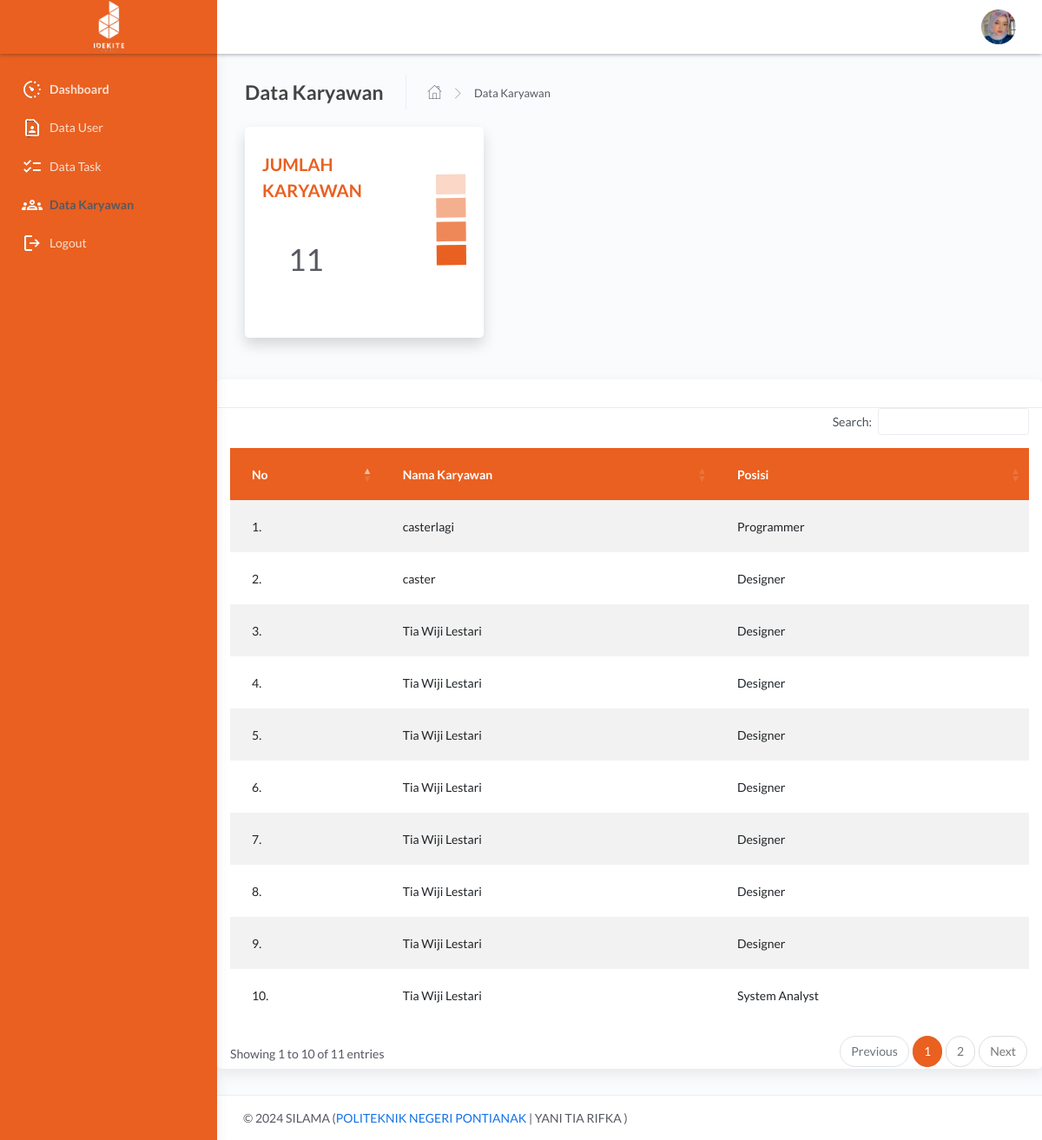
Page /ceo/index.php?page=karyawan (signed in) on the committed database.
### tables this page shows
CREATE TABLE `tb_user` (
  `id_user` int(11) NOT NULL,
  `id_jabatan` int(11) NOT NULL,
  `nama_user` varchar(50) NOT NULL,
  `email` varchar(50) NOT NULL,
  `password` varchar(50) NOT NULL,
  `foto` varchar(11) NOT NULL
);

CREATE TABLE `tb_task` (
  `id_task` int(11) NOT NULL,
  `id_user` int(11) NOT NULL,
  `id_posisi` int(11) NOT NULL,
  `nama_task` varchar(50) NOT NULL,
  `tgl_mulai` date NOT NULL,
  `tgl_selesai` date NOT NULL,
  `status` enum('Not Started','In Progress','Done') NOT NULL
);

CREATE TABLE `tb_posisi` (
  `id_posisi` int(11) NOT NULL,
  `posisi` varchar(50) NOT NULL
);

### ceo/index.php (the view, shortened to what this page needs)
<?php
include '../config/db.php';
?> <script>
<?php
$jumlahKaryawan = mysqli_num_rows(mysqli_query($con, "SELECT * FROM tb_user WHERE id_jabatan='2' "));
$id_login = @$_SESSION['ceo'];
$sql = mysqli_query($con, "SELECT * FROM tb_user
WHERE id_user = '$id_login'") or die(mysqli_error($con));
$data = mysqli_fetch_array($sql);
?>
<!DOCTYPE html>
<html lang="en">
<head>
	<link rel="stylesheet" href="https://cdnjs.cloudflare.com/ajax/libs/twitter-bootstrap/4.5.2/css/bootstrap.css">
	<link rel="stylesheet" href="https://cdn.datatables.net/1.13.7/css/dataTables.bootstrap4.min.css">
	<link rel="stylesheet" href="path/to/bootstrap.css">
	<link rel="stylesheet" href="https://stackpath.bootstrapcdn.com/bootstrap/4.3.1/css/bootstrap.min.css">
	<link rel="stylesheet" href="../assets/css/bootstrap.min.css">
	<link rel="stylesheet" href="../assets/css/atlantis.min.css">
	<link rel="stylesheet" href="../assets/css/demo.css">
</head>
<body>
	<div class="wrapper">
		<div class="main-header">
			<div class="logo-header d-flex justify-content-center align-items-center" style="background-color: #e96020;">
				<a href="index.php" class="logo text-white">
					<img src="../assets/img/ide_kite_logo_black-removebg-preview.png" alt="navbar brand" class="navbar-brand" width="35">
				</a>
				<div class="nav-toggle">
					<button class="btn btn-toggle toggle-sidebar">
					</button>
				</div>
			</div>
			<nav class="navbar  navbar-header navbar-expand-lg  ">
				<div class="container-fluid">
					<ul class="navbar-nav topbar-nav ml-md-auto align-items-center">
						<li class="nav-item dropdown hidden-caret">
							<a class="dropdown-toggle profile-pic" data-toggle="dropdown" href="#" aria-expanded="false">
								<div class="avatar-sm">
									<img src="../assets/img/user/<?= $data['foto'] ?>" alt="foto profil" class="avatar-img rounded-circle">
								</div>
							</a>
						</li>
					</ul>
				</div>
			</nav>
		</div>
		<div class="sidebar sidebar-style-2">
			<div class="sidebar-wrapper " style="background-color: #e96020;">
				<ul class="nav text-white">
					<li class="nav-item">
						<a href="index.php" class="nav-link active">
							<div class="d-flex align-items-center">
								<img src="../assets/img/ICON/ikon_dashboard-removebg-preview.png" alt="Dashboard Icon" width="24" height="24" class="me-2">
								<p class="fw-bold mb-0">Dashboard</p>
							</div>
						</a>
					</li>
					<li class="nav-item <?php echo (isset($_GET['page']) && $_GET['page'] == 'user') ? 'active' : ''; ?>">
						<a href="?page=user" class="nav-link">
							<div class="d-flex align-items-center">
								<img src="../assets/img/ICON/ikon_data_user-removebg-preview.png" alt="User Icon" width="24" height="24" class="me-2">
								<p class="mb-0">Data User</p>
							</div>
						</a>
					</li>
					<li class="nav-item <?php echo (isset($_GET['page']) && $_GET['page'] == 'task') ? 'active' : ''; ?>">
						<a href="?page=task" class="nav-link">
							<div class="d-flex align-items-center">
								<img src="../assets/img/ICON/ikon_data_task-removebg-preview.png" alt="Tasks Icon" width="24" height="24" class="me-2">
								<p class="mb-0">Data Task</p>
							</div>
						</a>
					</li>
					<li class="nav-item <?php echo (isset($_GET['page']) && $_GET['page'] == 'karyawan') ? 'active' : ''; ?>">
						<a href="?page=karyawan" class="nav-link">
							<div class="d-flex align-items-center">
								<img src="../assets/img/ICON/ikon_data_karyawan-removebg-preview.png" alt="Employees Icon" width="24" height="24" class="me-2">
								<p class="mb-0">Data Karyawan</p>
							</div>
						</a>
					</li>
					<li class="nav-item">
						<a href="logout.php" class="nav-link">
							<div class="d-flex align-items-center">
								<img src="../assets/img/ICON/ikon_logout-removebg-preview.png" alt="Logout Icon" width="24" height="24" class="me-2">
								<span>Logout</span>
							</div>
						</a>
					</li>
				</ul>
			</div>
		</div>
		<div class="main-panel">
			<div class="content">
				<?php
				$page = @$_GET['page'];
				$act = @$_GET['act'];
				if ($page == 'user') {
					if ($act == '') {
						include 'modul/user/data.php';
					} elseif ($act == 'add') {
						include 'modul/user/add.php';
					} elseif ($act == 'edit') {
						include 'modul/user/edit.php';
					} elseif ($act == 'del') {
						include 'modul/user/del.php';
					} elseif ($act == 'proses') {
						include 'modul/user/proses.php';
					}
				} elseif ($page == 'task') {
					if ($act == '') {
						include 'modul/task/data.php';
					}
				} elseif ($page == 'karyawan') {
					if ($act == '') {
						include 'modul/karyawan/data.php';
					}
				} elseif ($page == '') {
					include 'modul/home.php';
				} else {
					echo "<b>Tidak ada Halaman</b>";
				}
				?>
			</div>
			<footer class="footer">
				<div class="container">
					<div class="copyright ml-center">
						&copy; <?php echo date('Y'); ?> SILAMA (<a href="index.php">POLITEKNIK NEGERI PONTIANAK </a> | YANI TIA RIFKA )
					</div>
				</div>
			</footer>
		</div>
	</div>

### ceo/modul/karyawan/data.php (shortened to what this page needs)
<div class="page-inner">
    <div class="page-header">
        <h3 class="page-title">Data Karyawan</h3>
        <ul class="breadcrumbs">
            <li class="nav-home">
                <a href="index.php">
                    <i class="flaticon-home"></i>
                </a>
            </li>
            <li class="separator">
                <i class="flaticon-right-arrow"></i>
            </li>
            <li class="nav-item">
                <a href="#">Data Karyawan</a>
            </li>
        </ul>
    </div>
    <div class="row mt--6">
        <div class="col-xl-4 col-md-4 mb-4">
            <div class="card border-left-primary shadow h-100 py-2">
                <div class="card-body">
                    <div class="row no-gutters align-items-center">
                        <div class="col mr-2">
                            <div class="text-xs font-weight-bold text-uppercase mb-1" style="color:#e96020; font-size: 20px;">JUMLAH KARYAWAN</div>
                            <div class="h5 mb-0 font-weight-bold text-gray-800">
                                <h2 style="font-size: 35px; text-align: left; margin-top: 40px; margin-left:30px;"><?php echo $jumlahKaryawan; ?></h2>
                            </div>
                        </div>
                        <div class="col-auto">
                        </div>
                    </div>
                </div>
            </div>
        </div>
        <div class="col-md-6">
            <div class="row">
                <div class="col-md-6 position-relative" style="top: 65px; left: 50px;">
                </div>
            </div>
        </div>
    </div>
</div>
<div class="row">
    <div class="col-md-12">
        <div class="card">
            <div class="card-header">
            </div>
            <div class="table-responsive">
                <table id="example" class="display table table-striped table-hover">
                    <thead>
                        <tr>
                            <th style="background-color: #e96020; color: white;">No</th>
                            <th style="background-color: #e96020; color: white;">Nama Karyawan</th>
                            <th style="background-color: #e96020; color: white;">Posisi</th>
                        </tr>
                    </thead>
                    <tbody>
                        <?php
                        $no = 1;
                        $karyawan = mysqli_query($con, "SELECT * FROM tb_user
                        INNER JOIN tb_task ON tb_user.id_user = tb_task.id_user
                        INNER JOIN tb_posisi ON tb_task.id_posisi =tb_posisi.id_posisi
                        ORDER BY tb_user.id_jabatan='2'  ASC");
                        foreach ($karyawan as $k) { ?>
                            <tr>
                                <td><?= $no++; ?>.</td>
                                <td><?= $k['nama_user']; ?></td>
                                <td><?= $k['posisi']; ?></td>
                            </tr>
                        <?php } ?>
                    </tbody>
                </table>
            </div>
        </div>
    </div>
</div>

### ceo/index.php (style rules this page uses)
.nav a, .nav p, .nav i { color: #ffffffcc !important; }
.nav-item img { margin-right: 8px; }
.nav-item p { margin-bottom: 0; }

### rows in the picture
tb_user: foto (picture)
tb_task: id_user.nama_user "casterlagi", id_posisi.posisi "Programmer"
tb_task: id_user.nama_user "caster", id_posisi.posisi "Designer"
tb_task: id_user.nama_user "Tia Wiji Lestari", id_posisi.posisi "Designer"
tb_task: id_user.nama_user "Tia Wiji Lestari", id_posisi.posisi "Designer"
tb_task: id_user.nama_user "Tia Wiji Lestari", id_posisi.posisi "Designer"
tb_task: id_user.nama_user "Tia Wiji Lestari", id_posisi.posisi "Designer"
tb_task: id_user.nama_user "Tia Wiji Lestari", id_posisi.posisi "Designer"
tb_task: id_user.nama_user "Tia Wiji Lestari", id_posisi.posisi "Designer"
tb_task: id_user.nama_user "Tia Wiji Lestari", id_posisi.posisi "Designer"
tb_task: id_user.nama_user "Tia Wiji Lestari", id_posisi.posisi "System Analyst"

### other values in the picture
$jumlahKaryawan "11"
